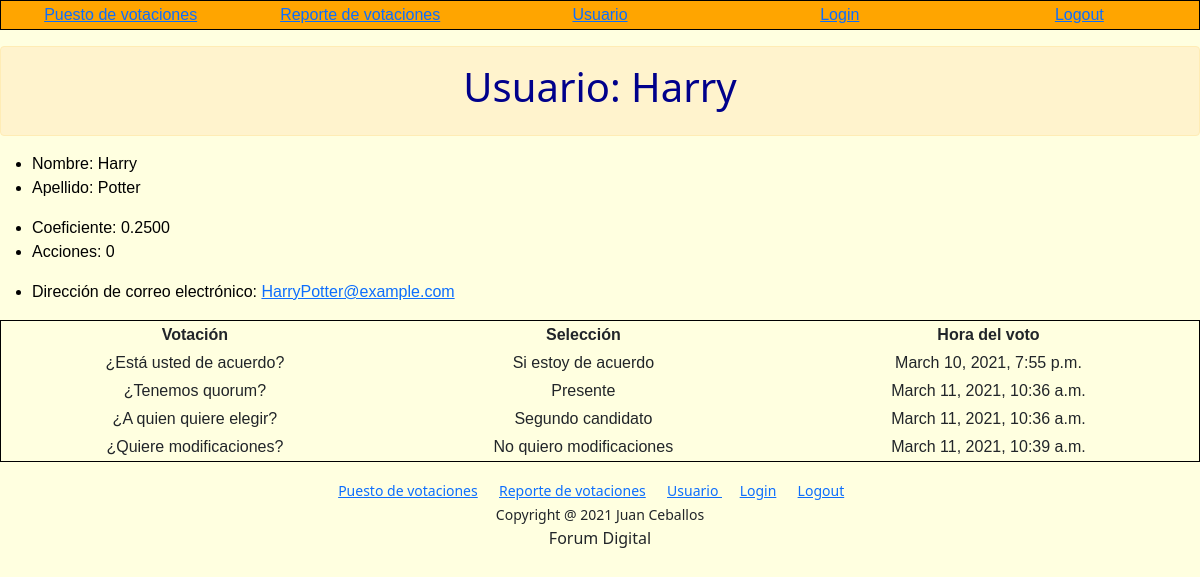
The page /users/ (signed in) on the database its author committed.
### users/models.py (models this page shows, shortened)
class Profile(models.Model):
    user = models.OneToOneField(User, on_delete=models.CASCADE)
    shares = models.IntegerField(default=0)
    coeficient = models.DecimalField(max_digits=4, decimal_places=4, default=0)
    document = models.IntegerField(default=0)

### poll/models.py (models this page shows, shortened)
class Vote(models.Model):
    poll = models.ForeignKey(Poll, on_delete=models.CASCADE, related_name="questions")
    option = models.ForeignKey(Option, on_delete=models.CASCADE, related_name="choices")
    voter = models.ForeignKey(User, on_delete=models.CASCADE, related_name="votes")
    vote_time = models.DateTimeField()

class Poll(models.Model):
    class Method(models.TextChoices):
        MAYORIA_CALIFICADA = 'Mayoria Calificada'
        MAYORIA_SIMPLE = 'Mayoría Simple'
        VERIFICA_QUORUM = 'Verificación del Quorum'
    class Criteria(models.TextChoices):
        INDIVIDUAL = 'Individual'
        COEFICIENT = 'Coeficiente'
        SHARES = 'Acciones'
    question = models.CharField(max_length=127)
    method = models.CharField(max_length=23, choices=Method.choices, default=Method.MAYORIA_CALIFICADA)
    parameter = models.DecimalField(max_digits=2, decimal_places=2,default=0.70)
    criteria = models.CharField(max_length=11, choices=Criteria.choices, default=Criteria.COEFICIENT)
    max_voters = models.IntegerField(default=0)
    max_shares = models.IntegerField(default=0)
    start_time = models.DateTimeField()
    end_time = models.DateTimeField()
    def __str__(self):
        return f"{self.question}"

class Option(models.Model):
    poll = models.ForeignKey(Poll, on_delete=models.CASCADE, related_name="poll")
    answer = models.CharField(max_length=127)
    coeficient = models.DecimalField(max_digits=4, decimal_places=4, default=0.0)
    votes = models.IntegerField(default=0)
    shares = models.IntegerField(default=0)
    def __str__(self):
        return f"{self.answer}"

### users/views.py (the view)
# urls.py: path("", views.index, name="index"),
def index(request):
    if not request.user.is_authenticated:
        return HttpResponseRedirect(reverse("login"))
    return render(request, "users/user.html", {
        "votos": request.user.votes.all()
    })

### users/templates/users/user.html (shortened to what this page needs)
{% extends "poll/layout.html" %}
{% block body %}
    <div>
        <div class="alert alert-warning" role="alert">
            <h1>Usuario: {{ request.user }}</h1>
        </div>
        <ul>
            <li>Nombre:  {{ request.user.first_name }} </li>
            <li>Apellido: {{ request.user.last_name }}</li>
            <li>Coeficiente: {{ request.user.profile.coeficient }}</li>
            <li>Acciones: {{ request.user.profile.shares }}</li>
            <li>
                Dirección de correo electrónico: <a href="mailto:{{ request.user.email }}">{{ request.user.email }} </a>
            </li>
        </ul>
        <table>
            <thead>
                <th>Votación</th>
                <th>Selección</th>
                <th>Hora del voto</th>
            </thead>
            <tbody>
                {% for vote in votos %}
                    <tr>
                        <td>{{ vote.poll }}</td>
                        <td>{{ vote.option }}</td>
                        <td>{{ vote.vote_time }}</td>
                    </tr>
                    {% empty %}
                    <h2>No hay votos registrados</h2>
                {% endfor %}
            </tbody>
        </table>
    </div>
{% endblock %}

### poll/static/poll/styles.css (style rules this page uses)
h1, h2 { color: darkblue; text-align: center; }
table { border: 1px solid black; border-collapse: collapse; text-align: center; font-family : Arial, sans-serif; width: 100%; }
td, th { border: 1px solid darkblue; font-family : Arial, sans-serif; padding: 2px; }
ul li { color: black; font-family : Arial, sans-serif; }
@media (min-width: 600px) { body { background-color: lightyellow; } }

### poll/templates/poll/layout.html (style rules this page uses)
body { background: lightyellow !important; }

### rows shown on the page
Vote: poll "¿Está usted de acuerdo?", option "Si estoy de acuerdo", vote_time "March 10, 2021, 7:55 p.m."
Vote: poll "¿Tenemos quorum?", option "Presente", vote_time "March 11, 2021, 10:36 a.m."
Vote: poll "¿A quien quiere elegir?", option "Segundo candidato", vote_time "March 11, 2021, 10:36 a.m."
Vote: poll "¿Quiere modificaciones?", option "No quiero modificaciones", vote_time "March 11, 2021, 10:39 a.m."

### other values the page prints
{{ request.user }} "Harry"
{{ request.user.first_name }} "Harry"
{{ request.user.last_name }} "Potter"
{{ request.user.profile.coeficient }} "0.2500"
{{ request.user.profile.shares }} "0"
{{ request.user.email }} "HarryPotter@example.com"
